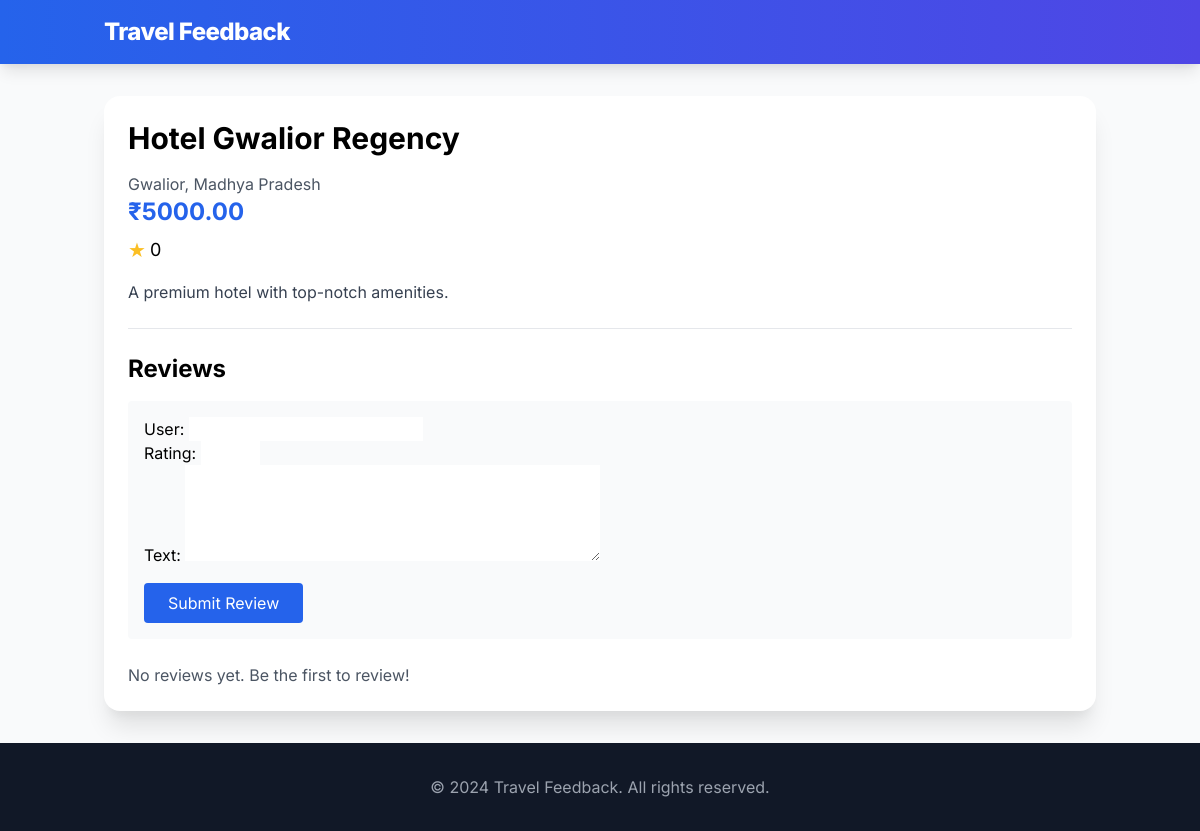
Page /hotel/5/ on the committed database.
### places/models.py (models this page shows, shortened)
class Hotel(models.Model):
    name = models.CharField(max_length=100)
    city = models.CharField(max_length=50)
    state = models.CharField(max_length=50)
    description = models.TextField()
    price = models.DecimalField(
        max_digits=10,
        decimal_places=2,
        validators=[MinValueValidator(0)]
    )
    image = models.ImageField(upload_to='hotels/', null=True, blank=True)
    booking_url = models.URLField(max_length=200, null=True, blank=True)
    created_at = models.DateTimeField(auto_now_add=True)
    updated_at = models.DateTimeField(auto_now=True)
    def average_rating(self):
        avg = self.reviews.aggregate(models.Avg('rating'))['rating__avg']
        return round(avg, 1) if avg else 0

### places/views.py (the view, shortened to what this page needs)
# urls.py: path('hotel/<int:pk>/', views.hotel_detail, name='hotel_detail'),
def hotel_detail(request, pk):
    hotel = get_object_or_404(Hotel, pk=pk)
    reviews = hotel.reviews.all().order_by('-created_at')
    form = ReviewForm()
    context = {
        'hotel': hotel,
        'reviews': reviews,
        'form': form,
    }
    return render(request, 'places/hotel_detail.html', context)

### places/forms.py
class ReviewForm(forms.ModelForm):
    class Meta:
        model = Review
        fields = ['user', 'rating', 'text']
        widgets = {
            'rating': forms.NumberInput(attrs={'min': 1, 'max': 5}),
            'text': forms.Textarea(attrs={'rows': 4}),
        }

### places/templates/places/hotel_detail.html (shortened to what this page needs)
{% extends 'places/base.html' %}
{% load custom_filters %}
{% block content %}
<div class="max-w-5xl mx-auto bg-white rounded-2xl shadow-xl overflow-hidden">
  <div class="p-6">
    <h1 class="text-3xl font-bold mb-4">{{ hotel.name }}</h1>
    <div class="mb-4">
      <p class="text-gray-600">{{ hotel.city }}, {{ hotel.state }}</p>
      <p class="text-2xl font-bold text-blue-600">₹{{ hotel.price }}</p>
      <div class="flex items-center mt-2">
        <span class="text-yellow-400 text-xl">★</span>
        <span class="ml-1 text-lg">{{ hotel.average_rating }}</span>
      </div>
    </div>
    <p class="text-gray-700 mb-6">{{ hotel.description }}</p>
    <div class="border-t pt-6">
      <h2 class="text-2xl font-bold mb-4">Reviews</h2>
      <form method="POST" class="mb-6 bg-gray-50 p-4 rounded">
        {% csrf_token %} {{ form.as_p }}
        <button
          type="submit"
          class="mt-4 bg-blue-600 text-white px-6 py-2 rounded hover:bg-blue-700"
        >
          Submit Review
        </button>
      </form>
      <div class="space-y-4">
        {% for review in reviews %}
        <div class="border-b pb-4">
          <div class="flex items-center mb-2">
            <span class="font-bold">{{ review.user }}</span>
            <div class="ml-4 text-yellow-400">
              {% for _ in "★"|multiply:review.rating %}★{% endfor %}
            </div>
          </div>
          <p class="text-gray-700">{{ review.text }}</p>
          <p class="text-gray-500 text-sm mt-1">
            {{ review.created_at|date:"F j, Y" }}
          </p>
        </div>
        {% empty %}
        <p class="text-gray-600">No reviews yet. Be the first to review!</p>
        {% endfor %}
      </div>
    </div>
  </div>
</div>
{% endblock %}

### places/templates/places/base.html (style rules this page uses)
body { font-family: 'Inter', sans-serif; }

### rows in the picture
Hotel: name "Hotel Gwalior Regency", city "Gwalior", state "Madhya Pradesh", price "5000.00", average_rating "0", description "A premium hotel with top-notch amenities."
